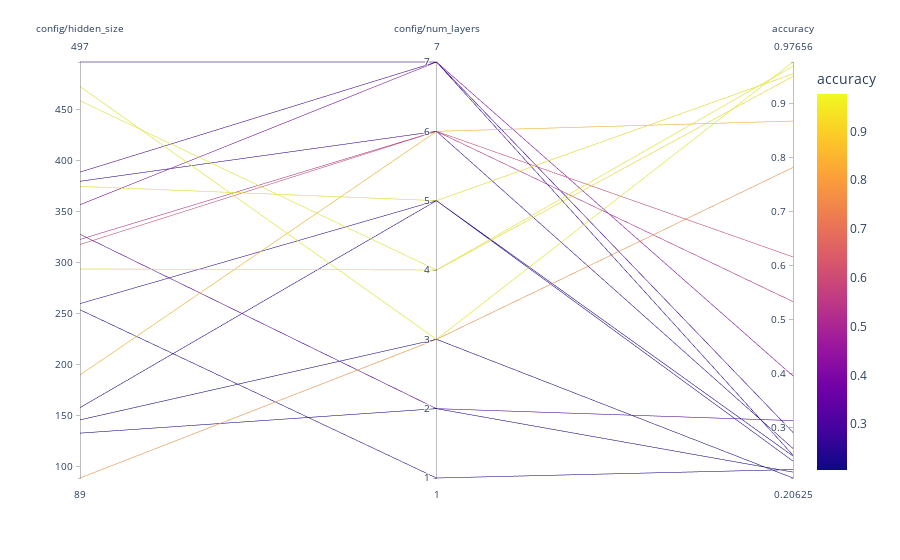

The cell this chart's notebook holds for it:
### Markdown cell above
This model combines bayesian optimization with hyperband. This is a good idea, because it combines the efficiency of bayesian optimization with the speed of hyperband.

### Code cell
visualize.parallel_plot(analysis, columns)

### Figure 1 — Plotly figure (JSON) as saved in the notebook; plotly's stock layout.template omitted (floating-point values rounded to 4 significant figures)
{"data": [{"dimensions": [{"label": "config/hidden_size", "values": [375, 357, 323, 389, 89, 190, 294, 146, 459, 380, 133, 328, 473, 497, 318, 260, 158, 254]}, {"label": "config/num_layers", "values": [5, 7, 6, 7, 3, 6, 4, 3, 4, 6, 2, 2, 3, 7, 6, 5, 5, 1]}, {"label": "accuracy", "values": [0.9547, 0.3953, 0.5328, 0.2906, 0.7812, 0.8672, 0.95, 0.2062, 0.9688, 0.2609, 0.2172, 0.3125, 0.9766, 0.2484, 0.6156, 0.2469, 0.2375, 0.2219]}], "domain": {"x": [0, 1], "y": [0, 1]}, "line": {"color": [0.9547, 0.3953, 0.5328, 0.2906, 0.7812, 0.8672, 0.95, 0.2062, 0.9688, 0.2609, 0.2172, 0.3125, 0.9766, 0.2484, 0.6156, 0.2469, 0.2375, 0.2219], "coloraxis": "coloraxis"}, "name": "", "type": "parcoords"}], "layout": {"autosize": true, "coloraxis": {"colorbar": {"title": {"text": "accuracy"}}, "colorscale": [[0, "#0d0887"], [0.1111, "#46039f"], [0.2222, "#7201a8"], [0.3333, "#9c179e"], [0.4444, "#bd3786"], [0.5556, "#d8576b"], [0.6667, "#ed7953"], [0.7778, "#fb9f3a"], [0.8889, "#fdca26"], [1, "#f0f921"]]}, "legend": {"tracegroupgap": 0}, "margin": {"t": 60}}}
